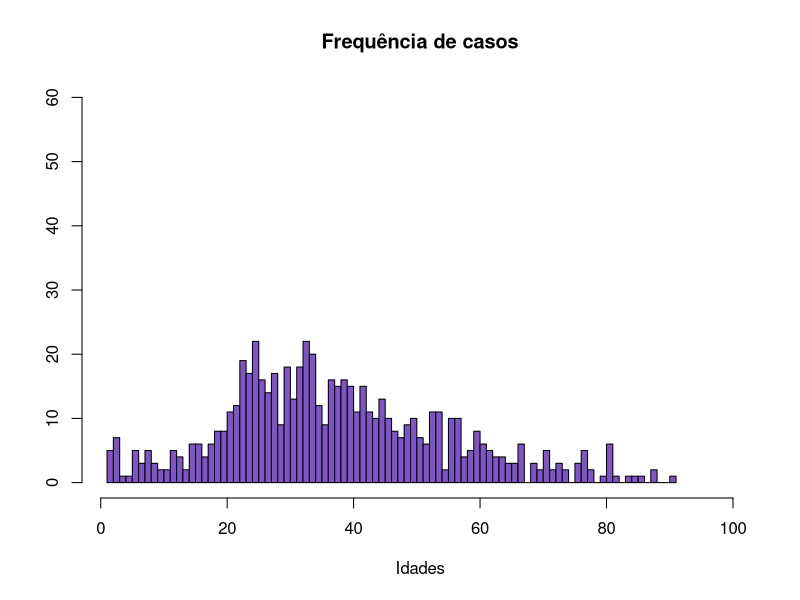

Write R code to recreate this figure.
dados_covid_craibas <- read.csv("DadosCovidCraibas.csv")

idade <- dados_covid_craibas$idade

craibas_tb <- table(idade)

frequencia <- table(craibas_tb)

frequencia_rel <- prop.table(frequencia)

frequencia_ac <- cumsum(frequencia)

frequencia_rel_ac <- cumsum(frequencia_rel)

# Tabela de frequencias

tabela_frequencia <- cbind(
                        frequencia,
                        frequencia_ac = round(frequencia_ac, digits = 2),
                        frequencia_rel = round(frequencia_rel * 100,
                                                digits = 2),
                        frequencia_rel_ac = round(frequencia_rel_ac * 100,
                                                    digits = 2))

print(tabela_frequencia)

# Histograma:
hist(idade,
    breaks = 80,
    main = "Frequência de casos",
    xlab = "Idades",
    ylab = "",
    xlim = c(1, 100),
    ylim = c(0, 60),
    col = "#7f54c5")
